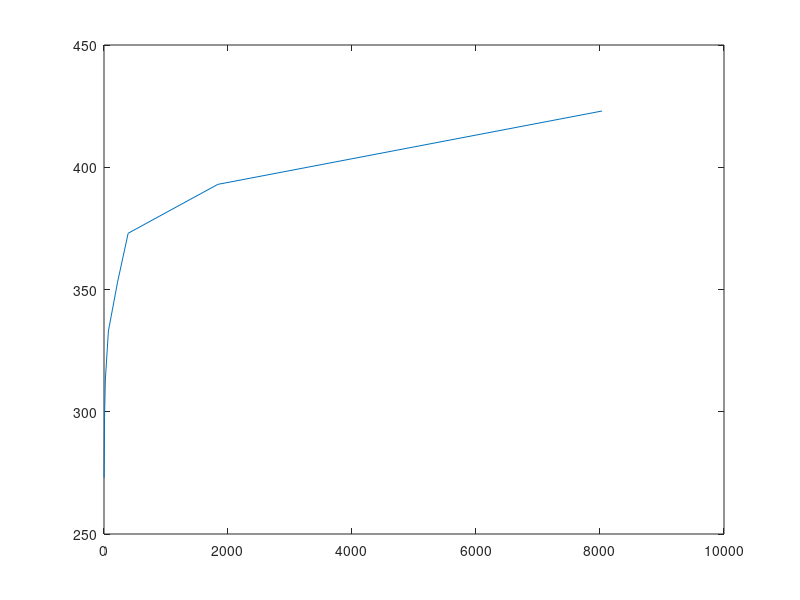

Here is the MATLAB script that generated this plot:
% purpose: Teste at partialtrykk ?ker n?r temperaturen ?ker
% authors: AH
% date: 18.april.2016


function res = trykkT
    a=0.3;
    c1=4.96563*10^2;
    c2=3.41697*10^5;
    c3=1.69131;
    c4=1.47225*10^3;
    c5=1.28338*10^5;
    KH=zeros(1,8);
    K=zeros(1,8);
    A = [273,298,313,333,353,373,393,423]
    PCO2=zeros(1,8);
    for i = 1:8
        T=A(i);
    
    switch T
        case 273
            K2=3.93*10^5;
        case 298
            K2=3.70*10^4;
        case 313
            K2=1.14*10^4;
        case 333
            K2=2.43*10^3;
        case 353
            K2=5.78*10^2;
        case 373
            K2=2.46*10^2;
        case 393
            K2=4.08*10;
        case 423
            K2=6.74;
    end
    KH(i)=(c1+c2*a*T^(-1))*exp(c3*a^2+c4*T^(-1)+c5*a*T^(-2));
    K(i)=KH(i)/K2
    PCO2(i)=(KH(i)*0.5^2)/(K2*(1-2*a)^2)
    end
    plot(PCO2,A)
end